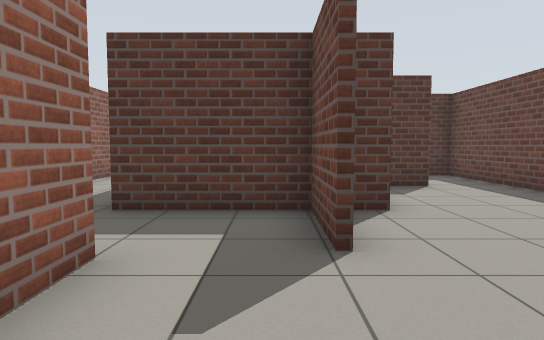
View 1 (above)

22 first-person views from a walk through a world built for the Gazebo simulator. The camera is 0.94 m above the floor, tilts 4° down and sees 75° across. The floor is counted in squares, 1 m on a side. Each view is taken from the middle of a square. On the plan, view 1 faces up. The plan holds only what a view shows up to about 12 squares ahead; the rest is blank. Gazebo's built-in surfaces are drawn with simple patterns.

View 2
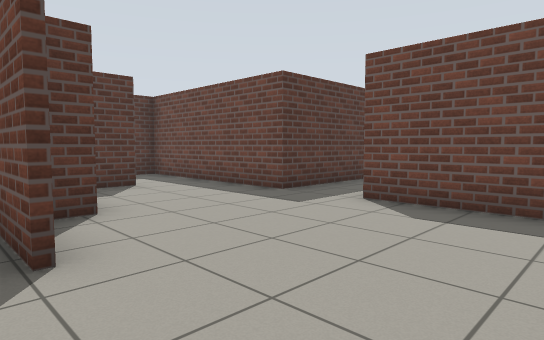

View 3
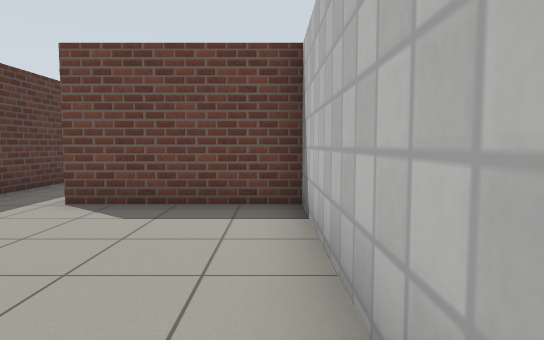

View 4
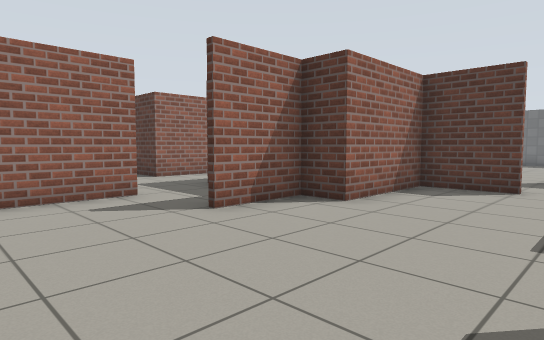

View 5
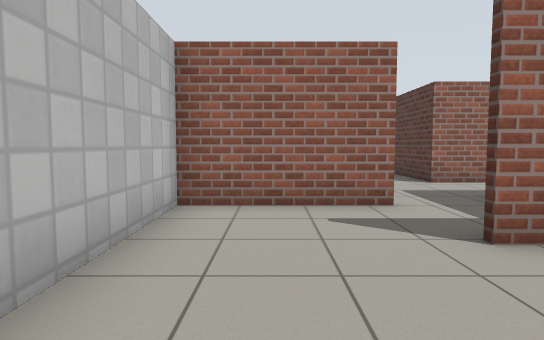

View 6
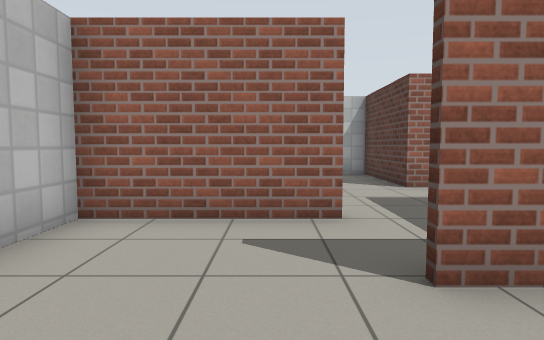

View 7
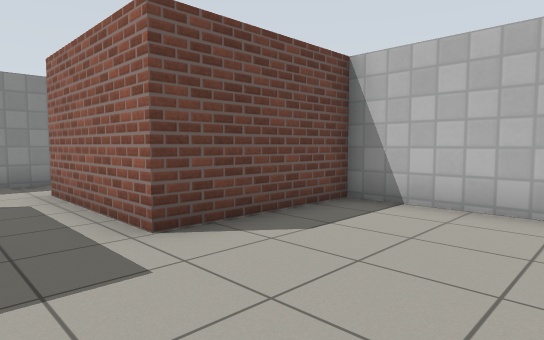

View 8
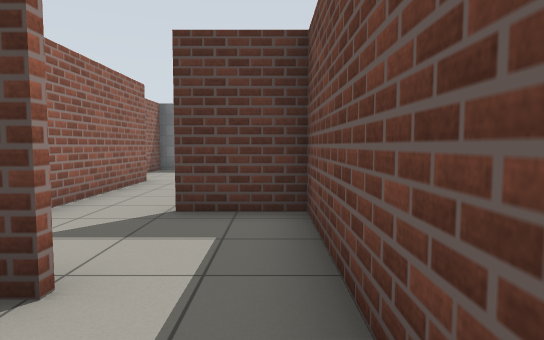

View 9
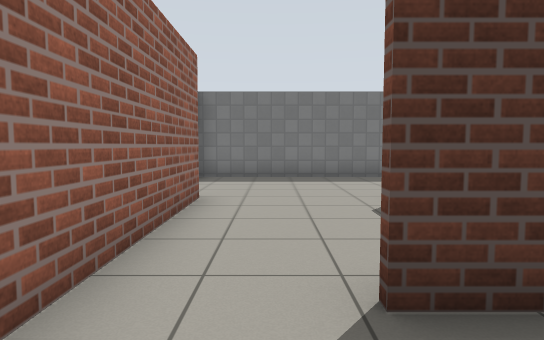

View 10
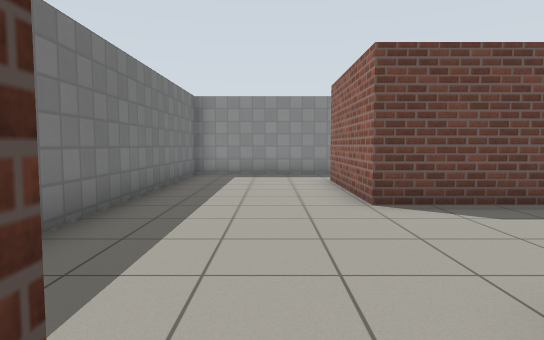

View 11
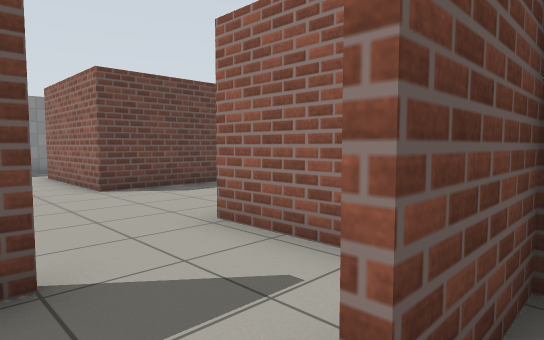

View 12
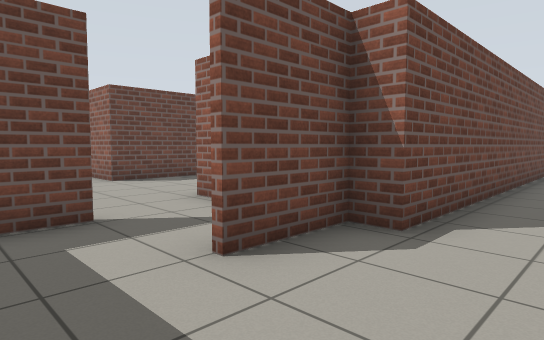

View 13
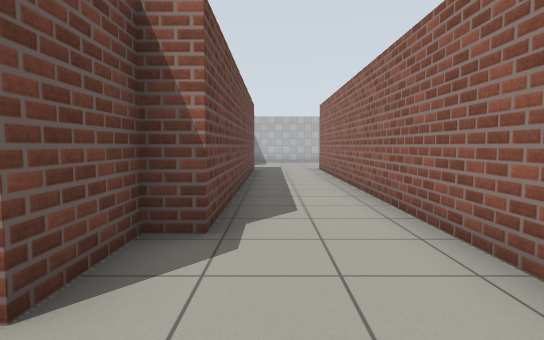

View 14
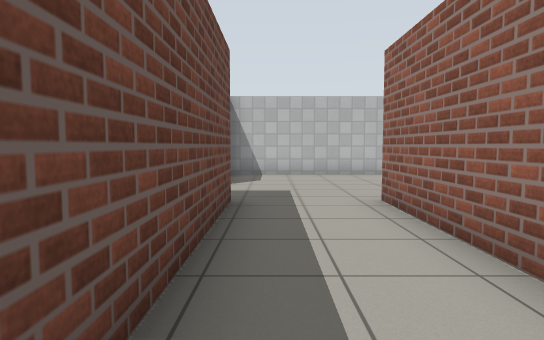

View 15
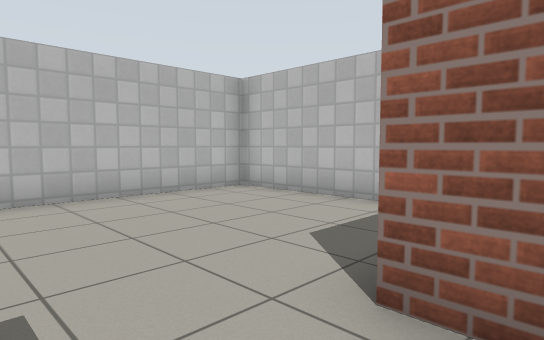

View 16
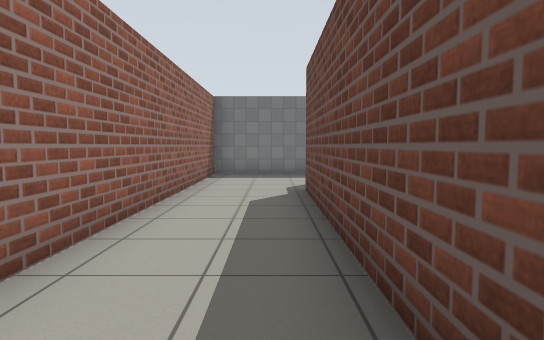

View 17
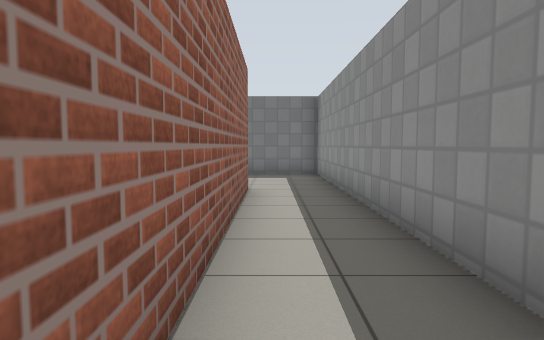

View 18
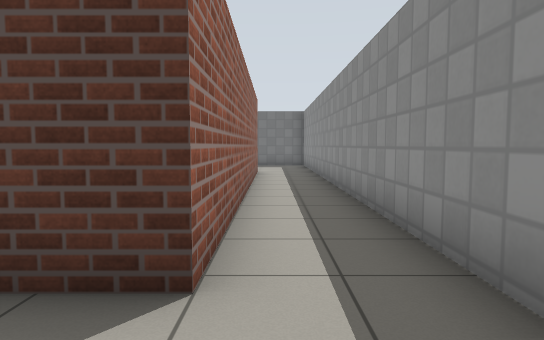

View 19
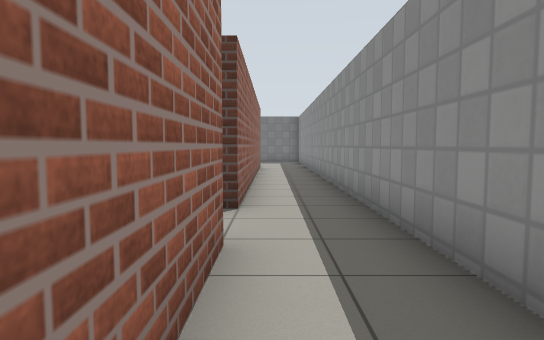

View 20
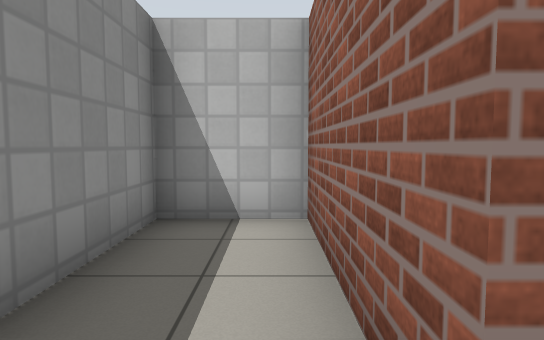

View 21
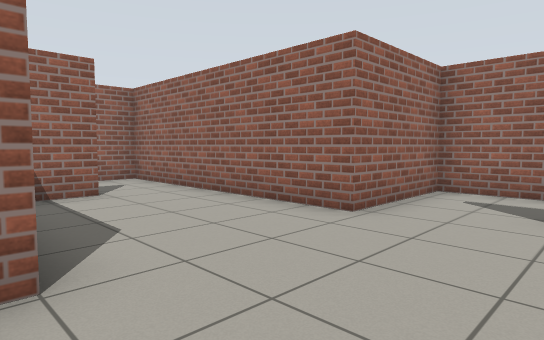

View 22
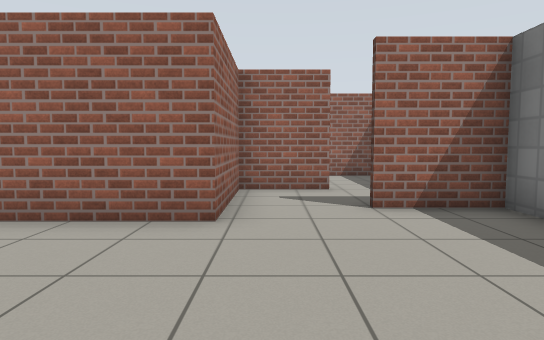

### Floor plan
Ten units are one square. View 1 is at (0, 0); x grows to the right and y downward. Boxes are objects, and circles mark ways between rooms. Rooms are numbered by the first view taken in them; rooms with no view inside come last. Other rooms are left out.
<svg viewBox="-90 -200 210 210">
<path fill="none" stroke="#000" d="M6 -30 6 -51M7 -51 7 -30M-15 -30 -15 5 55 5 55 -33 95 -33M36 -81 17 -81 17 -52 -23 -52M95 -52 55 -52 55 -74M17 -116 17 -83 28 -83M55 -74 55 -109 36 -109M6 -175 6 -185M-15 -172 -15 -152M-23 -153 17 -153M-23 -52 -23 -153M-16 -152 -16 -172M-19 -195 -49 -195 -49 -50 -85 -50 -85 5 -16 5M55 -125 55 -153 95 -153 95 -52M36 -111 47 -111M17 -153 17 -116M95 -33 95 5 115 5 115 -195 7 -195 7 -175"/>
<circle cx="45" cy="-80" r="3" fill="#2a7"/>
<circle cx="-20" cy="-35" r="3" fill="#2a7"/>
<circle cx="90" cy="-40" r="3" fill="#2a7"/>
<circle cx="25" cy="-110" r="3" fill="#2a7"/>
<circle cx="-20" cy="-185" r="3" fill="#2a7"/>
<circle cx="10" cy="-165" r="3" fill="#2a7"/>
<text x="30" y="-30">1</text>
<text x="30" y="-100">2</text>
<text x="0" y="-170">3</text>
<text x="-40" y="-70">4</text>
<text x="50" y="-130">5</text>
</svg>
Room 1 opens to room 2. Room 1 opens to room 4. Room 1 opens to room 5. Room 2 opens to room 5. Room 3 opens to room 4. Room 3 opens to room 5.

Where each view was taken, in squares from view 1:
view 1: 0 up, 0 right, facing up
view 2: 0 up, 0 right, facing up-right
view 3: 0 up, 0 right, facing right
view 4: 0 up, 5 right, facing up-left
view 5: 1 up, 4 right, facing left
view 6: 2 up, 3 right, facing left
view 7: 5 up, 2 right, facing down-right
view 8: 6 up, 5 right, facing up
view 9: 9 up, 3 right, facing up
view 10: 17 up, 0 right, facing right
view 11: 18 up, 2 left, facing down-right
view 12: 19 up, 4 left, facing down-right
view 13: 19 up, 3 left, facing down
view 14: 11 up, 3 left, facing down
view 15: 6 up, 3 left, facing down-left
view 16: 8 up, 3 left, facing up
view 17: 8 up, 10 right, facing up
view 18: 3 up, 10 right, facing up
view 19: 0 up, 10 right, facing up
view 20: 4 up, 10 right, facing down
view 21: 18 up, 6 right, facing down-left
view 22: 16 up, 6 right, facing left
